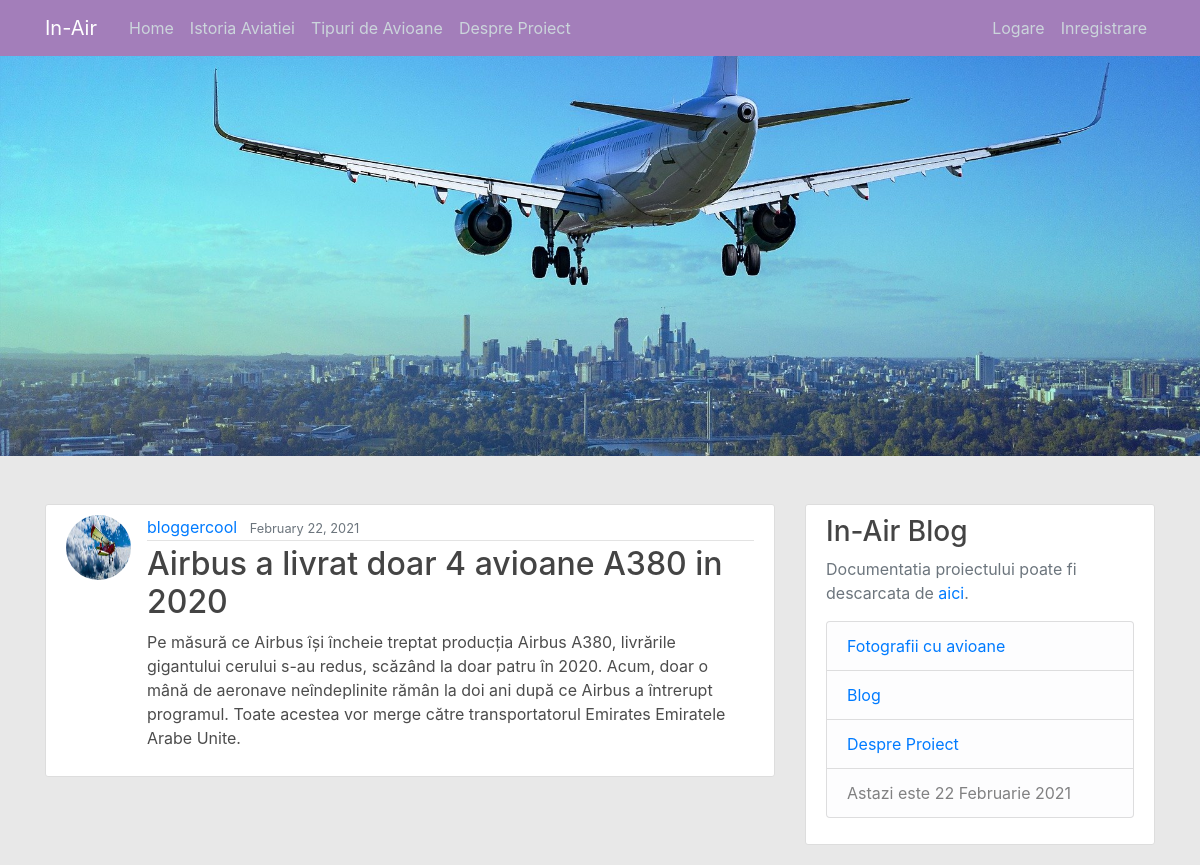
Screenshot of /post/42/ with the database file from the repository.
### blog/models.py (models this page shows, shortened)
class Post(models.Model):
    title = models.CharField(max_length=100)
    content = models.TextField()
    date_posted = models.DateTimeField(default=timezone.now)
    author = models.ForeignKey(User, on_delete=models.CASCADE)

### users/models.py (models this page shows, shortened)
class Profile(models.Model):
    user = models.OneToOneField(User, on_delete=models.CASCADE)
    image = models.ImageField(default='default.jpg', upload_to='profile_pics')

### blog/views.py (the view)
# urls.py: path('post/<int:pk>/', PostDetailView.as_view(), name='post-detail'),
class PostDetailView(DetailView):
    model = Post

### blog/templates/blog/post_detail.html (shortened to what this page needs)
{% extends "blog/base.html" %}
{% block content %}
    <article class="media content-section">
        <img class="rounded-circle article-img" src={{ object.author.profile.image.url }}>
        <div class="media-body">
            <div class="article-metadata">
                <a class="mr-2" href="{% url 'user-posts' object.author.username %}">{{ object.author }}</a>
                <small class="text-muted">{{ object.date_posted|date:'F d, Y' }}</small>
            </div>
            <h2 class="article-title">{{ object.title }}</h2>
            <p class="article-content">{{ object.content }}</p>
        </div>
    </article>
{% endblock content %}

### blog/static/blog/main.css (style rules this page uses)
html { min-height: 100%; }
body { background: #e8e8e8; background: #e8e8e8; background-size: cover; background-position: center; background-repeat: no-repeat; color: #4c4c4c; margin-top: 3.5rem; }
h1, h2, h3, h4, h5, h6 { color: #444444; }
.content-section { background: #ffffff; padding: 10px 20px; border: 1px solid #dddddd; border-radius: 3px; margin-bottom: 20px; }
.article-title { color: #444444; }
.article-content { white-space: pre-line; }
.article-img { height: 65px; width: 65px; margin-right: 16px; }
.article-metadata { padding-bottom: 1px; margin-bottom: 4px; border-bottom: 1px solid #e3e3e3 }

### rows the page displays
Post: author.profile.image (picture), author "bloggercool", date_posted "February 22, 2021", title "Airbus a livrat doar 4 avioane A380 in 2020", content "Pe măsură ce Airbus își încheie treptat producția Airbus A380, livrările gigantului cerului s-au redus, scăzând la doar patru în 2020. Acum, doar o mână de aeronave neîndeplinite rămân la doi ani după ce Airbus a întrerupt programul. Toate acestea vor merge către transportatorul Emirates Emiratele Arabe Unite."
